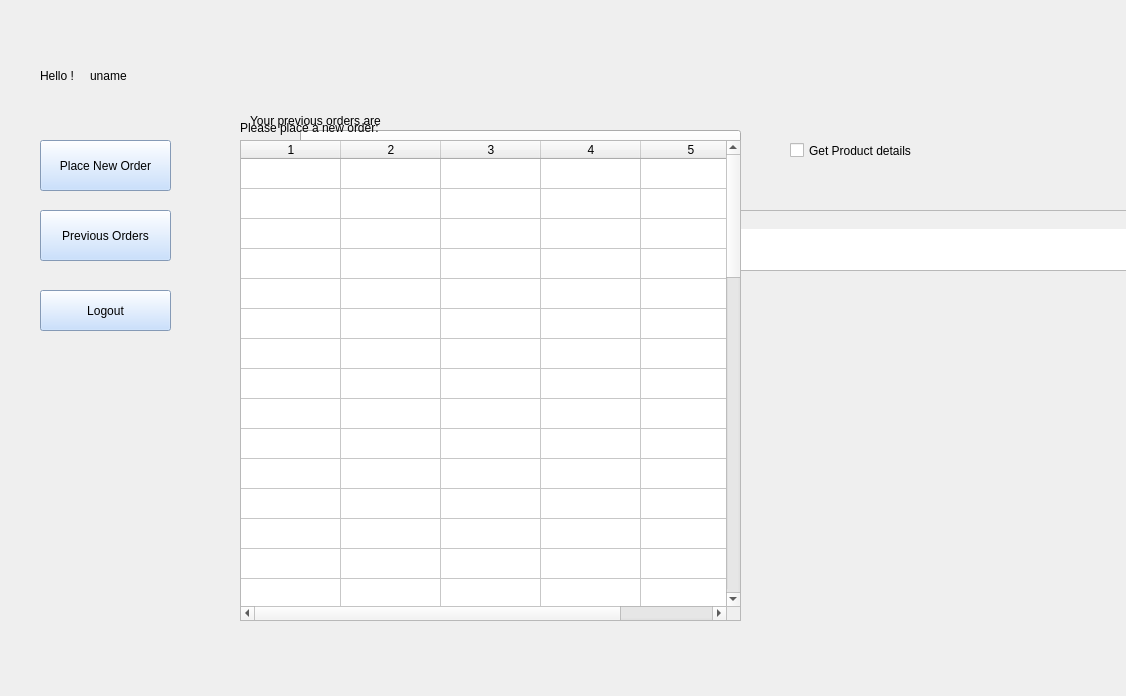
<?xml version="1.0" encoding="UTF-8"?>
<ui version="4.0">
 <class>WelcomePage</class>
 <widget class="QDialog" name="WelcomePage">
  <property name="geometry">
   <rect>
    <x>0</x>
    <y>0</y>
    <width>1126</width>
    <height>696</height>
   </rect>
  </property>
  <property name="windowTitle">
   <string>WelcomePage</string>
  </property>
  <property name="styleSheet">
   <string notr="true"/>
  </property>
  <widget class="QComboBox" name="productlist">
   <property name="geometry">
    <rect>
     <x>300</x>
     <y>130</y>
     <width>441</width>
     <height>51</height>
    </rect>
   </property>
   <property name="styleSheet">
    <string notr="true"/>
   </property>
  </widget>
  <widget class="QCheckBox" name="querybutton">
   <property name="geometry">
    <rect>
     <x>790</x>
     <y>140</y>
     <width>221</width>
     <height>21</height>
    </rect>
   </property>
   <property name="styleSheet">
    <string notr="true"/>
   </property>
   <property name="text">
    <string>Get Product details</string>
   </property>
  </widget>
  <widget class="QTableWidget" name="warehousetable">
   <property name="geometry">
    <rect>
     <x>280</x>
     <y>320</y>
     <width>201</width>
     <height>181</height>
    </rect>
   </property>
   <property name="styleSheet">
    <string notr="true"/>
   </property>
   <property name="rowCount">
    <number>5</number>
   </property>
   <property name="columnCount">
    <number>2</number>
   </property>
   <attribute name="verticalHeaderVisible">
    <bool>false</bool>
   </attribute>
   <row/>
   <row/>
   <row/>
   <row/>
   <row/>
   <column/>
   <column/>
  </widget>
  <widget class="QTableWidget" name="producttable">
   <property name="geometry">
    <rect>
     <x>240</x>
     <y>210</y>
     <width>1081</width>
     <height>61</height>
    </rect>
   </property>
   <property name="styleSheet">
    <string notr="true"/>
   </property>
   <property name="lineWidth">
    <number>2</number>
   </property>
   <property name="showGrid">
    <bool>true</bool>
   </property>
   <property name="wordWrap">
    <bool>false</bool>
   </property>
   <property name="rowCount">
    <number>1</number>
   </property>
   <property name="columnCount">
    <number>5</number>
   </property>
   <attribute name="verticalHeaderVisible">
    <bool>false</bool>
   </attribute>
   <row/>
   <column/>
   <column/>
   <column/>
   <column/>
   <column/>
  </widget>
  <widget class="QPushButton" name="order_button">
   <property name="geometry">
    <rect>
     <x>550</x>
     <y>380</y>
     <width>151</width>
     <height>61</height>
    </rect>
   </property>
   <property name="styleSheet">
    <string notr="true">background-color: rgb(186, 215, 255);
</string>
   </property>
   <property name="text">
    <string>Place Order</string>
   </property>
  </widget>
  <widget class="QLabel" name="hello">
   <property name="geometry">
    <rect>
     <x>40</x>
     <y>50</y>
     <width>101</width>
     <height>51</height>
    </rect>
   </property>
   <property name="styleSheet">
    <string notr="true"/>
   </property>
   <property name="text">
    <string>Hello !</string>
   </property>
  </widget>
  <widget class="QLabel" name="uname">
   <property name="geometry">
    <rect>
     <x>90</x>
     <y>50</y>
     <width>211</width>
     <height>51</height>
    </rect>
   </property>
   <property name="styleSheet">
    <string notr="true"/>
   </property>
   <property name="text">
    <string>uname</string>
   </property>
  </widget>
  <widget class="QPushButton" name="neworderbutton">
   <property name="geometry">
    <rect>
     <x>40</x>
     <y>140</y>
     <width>131</width>
     <height>51</height>
    </rect>
   </property>
   <property name="styleSheet">
    <string notr="true">background-color: rgb(186, 215, 255);</string>
   </property>
   <property name="text">
    <string>Place New Order</string>
   </property>
  </widget>
  <widget class="QPushButton" name="oldorderbutton">
   <property name="geometry">
    <rect>
     <x>40</x>
     <y>210</y>
     <width>131</width>
     <height>51</height>
    </rect>
   </property>
   <property name="styleSheet">
    <string notr="true">background-color: rgb(186, 215, 255);</string>
   </property>
   <property name="text">
    <string>Previous Orders</string>
   </property>
  </widget>
  <widget class="QTableWidget" name="oldorderstable">
   <property name="geometry">
    <rect>
     <x>240</x>
     <y>140</y>
     <width>501</width>
     <height>481</height>
    </rect>
   </property>
   <property name="styleSheet">
    <string notr="true"/>
   </property>
   <property name="rowCount">
    <number>50</number>
   </property>
   <property name="columnCount">
    <number>5</number>
   </property>
   <attribute name="verticalHeaderVisible">
    <bool>false</bool>
   </attribute>
   <row/>
   <row/>
   <row/>
   <row/>
   <row/>
   <row/>
   <row/>
   <row/>
   <row/>
   <row/>
   <row/>
   <row/>
   <row/>
   <row/>
   <row/>
   <row/>
   <row/>
   <row/>
   <row/>
   <row/>
   <row/>
   <row/>
   <row/>
   <row/>
   <row/>
   <row/>
   <row/>
   <row/>
   <row/>
   <row/>
   <row/>
   <row/>
   <row/>
   <row/>
   <row/>
   <row/>
   <row/>
   <row/>
   <row/>
   <row/>
   <row/>
   <row/>
   <row/>
   <row/>
   <row/>
   <row/>
   <row/>
   <row/>
   <row/>
   <row/>
   <column/>
   <column/>
   <column/>
   <column/>
   <column/>
  </widget>
  <widget class="QLabel" name="previousorderslabel">
   <property name="geometry">
    <rect>
     <x>250</x>
     <y>110</y>
     <width>261</width>
     <height>21</height>
    </rect>
   </property>
   <property name="text">
    <string>Your previous orders are</string>
   </property>
  </widget>
  <widget class="QLabel" name="neworderslabel">
   <property name="geometry">
    <rect>
     <x>240</x>
     <y>120</y>
     <width>211</width>
     <height>16</height>
    </rect>
   </property>
   <property name="text">
    <string>Please place a new order:</string>
   </property>
  </widget>
  <widget class="QPushButton" name="logoutbutton">
   <property name="geometry">
    <rect>
     <x>40</x>
     <y>290</y>
     <width>131</width>
     <height>41</height>
    </rect>
   </property>
   <property name="styleSheet">
    <string notr="true">background-color: rgb(186, 215, 255);</string>
   </property>
   <property name="text">
    <string>Logout</string>
   </property>
  </widget>
 </widget>
 <resources/>
 <connections/>
</ui>
